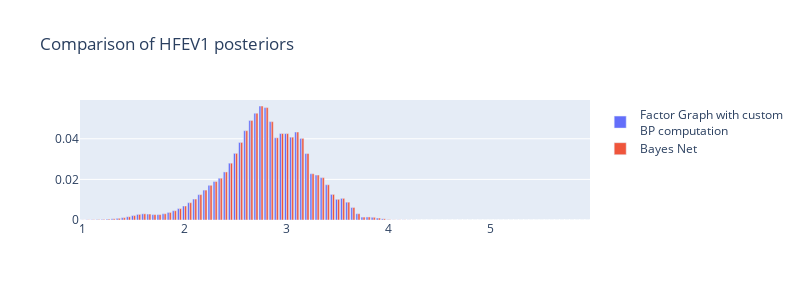

Notebook cell for this chart:
### Code cell
# Compare results against the bayes net model (factor graph model takes ages to compute)
model1, inf_alg1, _, _, _, _, _, _, _, _ = mb.o2sat_fev1_point_in_time_model(
    height, age, sex
)
res = ih.infer(inf_alg1, [HFEV1], [[ecFEV1, ecFEV1_obs], [O2Sat, o2sat_obs]])
res[HFEV1.name].values.shape

((hfev1_posterior - res[HFEV1.name].values) < 1e-5).all()
# Plot the two posteriors with plotly go figure
import plotly.graph_objs as go

fig = go.Figure()
# Add bar plot for the factor graph model
fig.add_trace(go.Bar(x=HFEV1.bins, y=hfev1_posterior, name="Factor Graph with custom<br>BP computation"))
fig.add_trace(go.Bar(x=HFEV1.bins, y=res[HFEV1.name].values, name="Bayes Net"))
# Update layout
fig.update_layout(
    barmode="group", title="Comparison of HFEV1 posteriors", width=800, height=300
)
fig.show()
